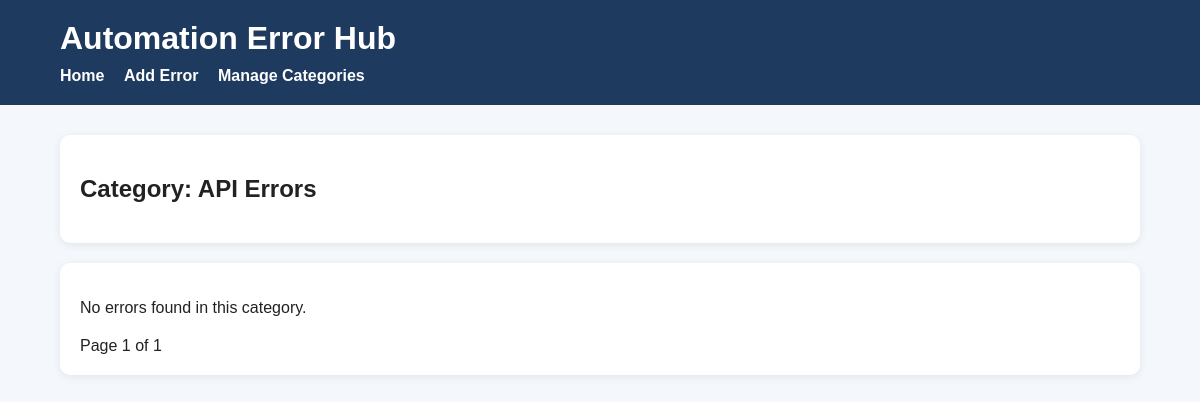
The page /category/1 on the database as committed earlier.
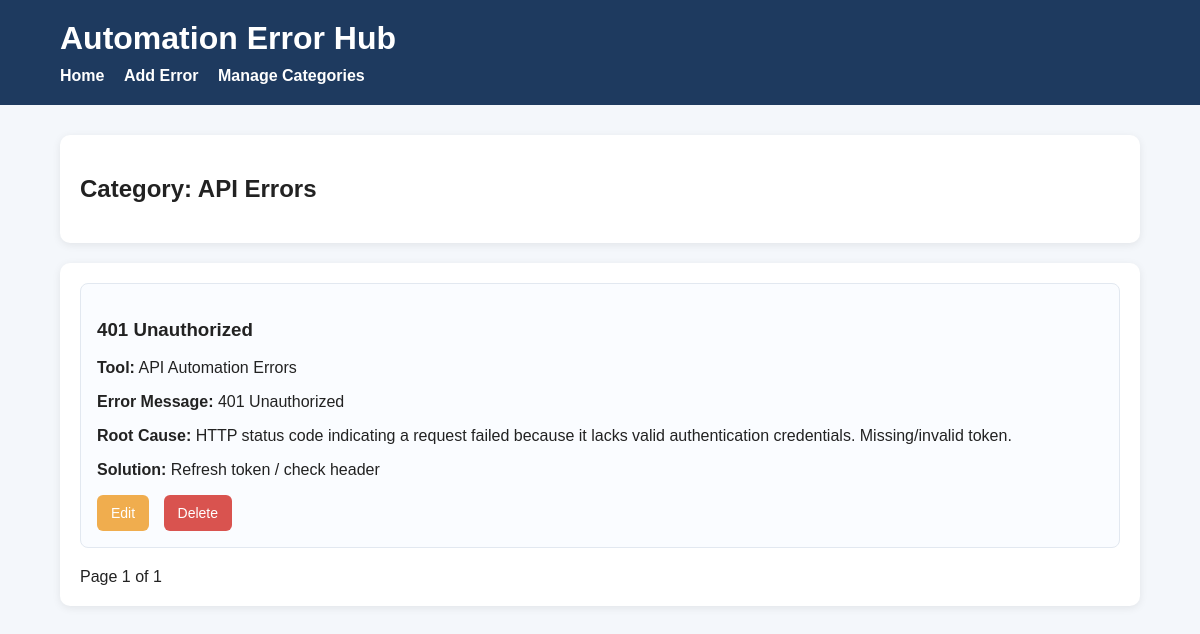
The same page on the database as committed later.
### tables this page shows
CREATE TABLE categories (
                id INTEGER PRIMARY KEY AUTOINCREMENT,
                name TEXT NOT NULL UNIQUE
            );

CREATE TABLE errors (
                id INTEGER PRIMARY KEY AUTOINCREMENT,
                error_name TEXT NOT NULL,
                category_id INTEGER,
                tool_name TEXT,
                error_message TEXT,
                root_cause TEXT,
                solution TEXT,
                image_path TEXT,
                FOREIGN KEY (category_id) REFERENCES categories(id)
            );

### app.py (the view)
@app.route("/category/<int:category_id>")
def view_category(category_id):
    page = request.args.get("page", 1, type=int)
    category = CategoryModel.get_category_by_id(category_id)
    if not category:
        return "<h3>Category not found.</h3><a href='/'>Back Home</a>"
    errors = ErrorModel.get_errors_by_category(category_id, page, PER_PAGE)
    total_errors = ErrorModel.count_errors_by_category(category_id)
    total_pages = math.ceil(total_errors / PER_PAGE) if total_errors > 0 else 1
    return render_template(
        "category.html",
        category=category,
        errors=errors,
        page=page,
        total_pages=total_pages
    )

### database.py (called while the page is built)
    @staticmethod
    def get_connection():
        conn = sqlite3.connect(DB_NAME)
        conn.row_factory = sqlite3.Row
        return conn

### models/category_model.py (called while the page is built)
    @staticmethod
    def get_category_by_id(category_id):
        conn = Database.get_connection()
        category = conn.execute(
            "SELECT * FROM categories WHERE id = ?",
            (category_id,)
        ).fetchone()
        conn.close()
        return category

### models/error_model.py (called while the page is built)
    @staticmethod
    def get_errors_by_category(category_id, page=1, per_page=5):
        offset = (page - 1) * per_page
        conn = Database.get_connection()
        errors = conn.execute("""
            SELECT errors.*, categories.name AS category_name
            FROM errors
            LEFT JOIN categories ON errors.category_id = categories.id
            WHERE categories.id = ?
            ORDER BY errors.id DESC
            LIMIT ? OFFSET ?
        """, (category_id, per_page, offset)).fetchall()
        conn.close()
        return errors

    @staticmethod
    def count_errors_by_category(category_id):
        conn = Database.get_connection()
        count = conn.execute("""
            SELECT COUNT(*) AS total
            FROM errors
            WHERE category_id = ?
        """, (category_id,)).fetchone()["total"]
        conn.close()
        return count

### templates/category.html (shortened to what this page needs)
{% extends "base.html" %}
{% block content %}
<div class="card">
    <h2>Category: {{ category.name }}</h2>
</div>
<div class="card">
    {% if errors %}
        {% for error in errors %}
            <div class="error-card">
                <h3>{{ error.error_name }}</h3>
                <p><strong>Tool:</strong> {{ error.tool_name or '' }}</p>
                <p><strong>Error Message:</strong> {{ error.error_message or '' }}</p>
                <p><strong>Root Cause:</strong> {{ error.root_cause or '' }}</p>
                <p><strong>Solution:</strong> {{ error.solution or '' }}</p>
                <div class="actions">
                    <a class="btn btn-edit" href="{{ url_for('edit_error', error_id=error.id) }}">Edit</a>
                    <a class="btn btn-delete"
                       href="{{ url_for('delete_error', error_id=error.id) }}"
                       onclick="return confirm('Are you sure you want to delete this error?');">
                       Delete
                    </a>
                </div>
            </div>
        {% endfor %}
    {% else %}
        <p>No errors found in this category.</p>
    {% endif %}
    <div class="pagination">
        <span>Page {{ page }} of {{ total_pages }}</span>
    </div>
</div>
{% endblock %}

### templates/base.html (shortened to what this page needs)
<!DOCTYPE html>
<html lang="en">
<head>
    <link rel="stylesheet" href="{{ url_for('static', filename='style.css') }}">
</head>
<body>
    <header class="topbar">
        <div class="container">
            <h1>Automation Error Hub</h1>
            <nav>
                <a href="{{ url_for('home') }}">Home</a>
                <a href="{{ url_for('add_error') }}">Add Error</a>
                <a href="{{ url_for('manage_categories') }}">Manage Categories</a>
            </nav>
        </div>
    </header>
    <main class="container">
        {% block content %}{% endblock %}
    </main>
</body>
</html>

### static/style.css (style rules this page uses)
body { font-family: Arial, sans-serif; background: #f4f7fb; margin: 0; padding: 0; color: #222; }
.container { width: 90%; max-width: 1100px; margin: 0 auto; }
.topbar { background: #1e3a5f; color: white; padding: 20px 0; margin-bottom: 30px; }
.topbar h1 { margin: 0 0 10px 0; }
.topbar nav a { color: white; text-decoration: none; margin-right: 15px; font-weight: bold; }
.card { background: white; border-radius: 10px; padding: 20px; margin-bottom: 20px; box-shadow: 0 2px 8px rgba(0, 0, 0, 0.08); }
button, .btn { display: inline-block; padding: 10px 14px; border: none; border-radius: 6px; text-decoration: none; cursor: pointer; font-size: 14px; }
.btn-edit { background: #f0ad4e; color: white; }
.btn-delete { background: #d9534f; color: white; }
.error-card { border: 1px solid #e2e8f0; border-radius: 8px; padding: 16px; margin-bottom: 16px; background: #fafcff; }
.actions { margin-top: 15px; }
.actions .btn { margin-right: 10px; }
.pagination { margin-top: 20px; display: flex; gap: 12px; align-items: center; flex-wrap: wrap; }

Rows that differ between the two databases and show on the page:
added errors: error_name "401 Unauthorized", tool_name "API Automation Errors", error_message "401 Unauthorized", root_cause "HTTP status code indicating a request failed because it lacks valid authentication credentials. Missing/invalid token.", solution "Refresh token / check header"
Other text that changed with them:
text no longer shown: "No errors found in this category."
